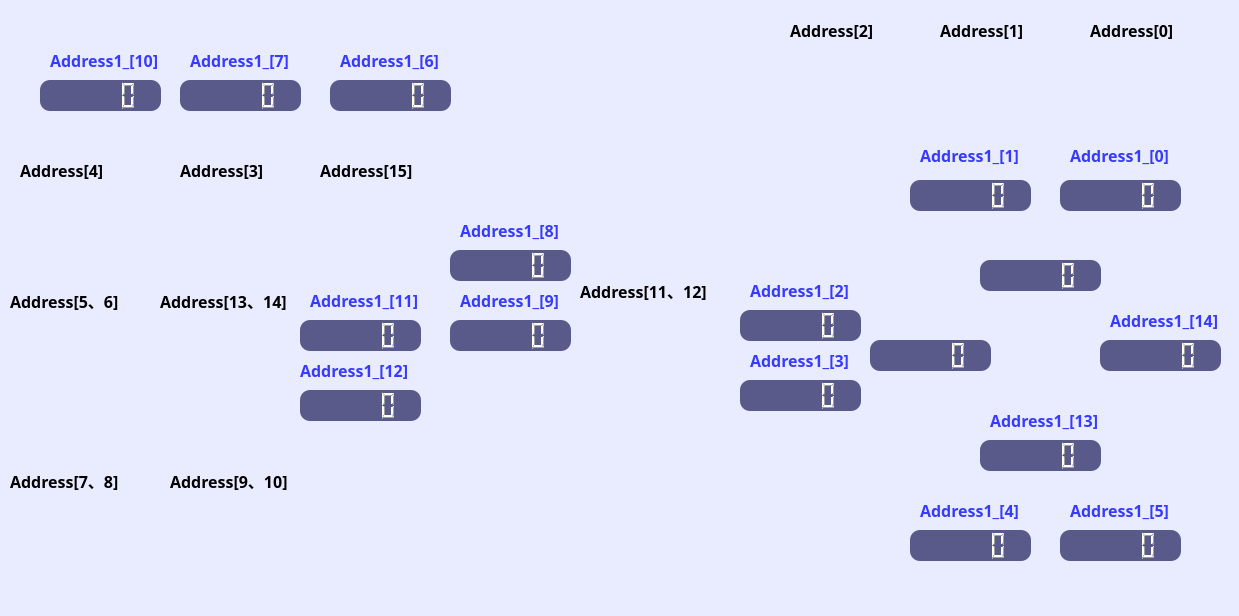
 <widget class="QWidget" name="Form">
  <property name="geometry">
   <rect>
    <x>0</x>
    <y>0</y>
    <width>1239</width>
    <height>616</height>
   </rect>
  </property>
  <property name="mouseTracking">
   <bool>false</bool>
  </property>
  <property name="tabletTracking">
   <bool>false</bool>
  </property>
  <property name="windowTitle">
   <string>DYU_test</string>
  </property>
  <property name="styleSheet">
   <string notr="true">background-color:rgb(233, 236, 255)</string>
  </property>
  <widget class="QLabel" name="add_0">
   <property name="geometry">
    <rect>
     <x>1090</x>
     <y>0</y>
     <width>111</width>
     <height>61</height>
    </rect>
   </property>
   <property name="font">
    <font>
     <family>微軟正黑體</family>
     <pointsize>12</pointsize>
     <weight>75</weight>
     <bold>true</bold>
    </font>
   </property>
   <property name="text">
    <string>Address[0]</string>
   </property>
   <property name="textFormat">
    <enum>Qt::PlainText</enum>
   </property>
  </widget>
  <widget class="QLabel" name="add_1">
   <property name="geometry">
    <rect>
     <x>940</x>
     <y>0</y>
     <width>111</width>
     <height>61</height>
    </rect>
   </property>
   <property name="font">
    <font>
     <family>微軟正黑體</family>
     <pointsize>12</pointsize>
     <weight>75</weight>
     <bold>true</bold>
    </font>
   </property>
   <property name="text">
    <string>Address[1]</string>
   </property>
   <property name="textFormat">
    <enum>Qt::PlainText</enum>
   </property>
  </widget>
  <widget class="QLabel" name="add_2">
   <property name="geometry">
    <rect>
     <x>790</x>
     <y>0</y>
     <width>111</width>
     <height>61</height>
    </rect>
   </property>
   <property name="font">
    <font>
     <family>微軟正黑體</family>
     <pointsize>12</pointsize>
     <weight>75</weight>
     <bold>true</bold>
    </font>
   </property>
   <property name="text">
    <string>Address[2]</string>
   </property>
   <property name="textFormat">
    <enum>Qt::PlainText</enum>
   </property>
  </widget>
  <widget class="QLabel" name="add_3">
   <property name="geometry">
    <rect>
     <x>180</x>
     <y>140</y>
     <width>111</width>
     <height>61</height>
    </rect>
   </property>
   <property name="font">
    <font>
     <family>微軟正黑體</family>
     <pointsize>12</pointsize>
     <weight>75</weight>
     <bold>true</bold>
    </font>
   </property>
   <property name="text">
    <string>Address[3]</string>
   </property>
   <property name="textFormat">
    <enum>Qt::PlainText</enum>
   </property>
  </widget>
  <widget class="QLabel" name="add_4">
   <property name="geometry">
    <rect>
     <x>20</x>
     <y>140</y>
     <width>111</width>
     <height>61</height>
    </rect>
   </property>
   <property name="font">
    <font>
     <family>微軟正黑體</family>
     <pointsize>12</pointsize>
     <weight>75</weight>
     <bold>true</bold>
    </font>
   </property>
   <property name="text">
    <string>Address[4]</string>
   </property>
   <property name="textFormat">
    <enum>Qt::PlainText</enum>
   </property>
  </widget>
  <widget class="QLabel" name="add_5">
   <property name="geometry">
    <rect>
     <x>10</x>
     <y>270</y>
     <width>111</width>
     <height>61</height>
    </rect>
   </property>
   <property name="font">
    <font>
     <family>微軟正黑體</family>
     <pointsize>12</pointsize>
     <weight>75</weight>
     <bold>true</bold>
    </font>
   </property>
   <property name="text">
    <string>Address[5、6]</string>
   </property>
   <property name="textFormat">
    <enum>Qt::PlainText</enum>
   </property>
  </widget>
  <widget class="QLabel" name="add_7">
   <property name="geometry">
    <rect>
     <x>10</x>
     <y>450</y>
     <width>111</width>
     <height>61</height>
    </rect>
   </property>
   <property name="font">
    <font>
     <family>微軟正黑體</family>
     <pointsize>12</pointsize>
     <weight>75</weight>
     <bold>true</bold>
    </font>
   </property>
   <property name="text">
    <string>Address[7、8]</string>
   </property>
   <property name="textFormat">
    <enum>Qt::PlainText</enum>
   </property>
  </widget>
  <widget class="QLabel" name="add_9">
   <property name="geometry">
    <rect>
     <x>170</x>
     <y>450</y>
     <width>121</width>
     <height>61</height>
    </rect>
   </property>
   <property name="font">
    <font>
     <family>微軟正黑體</family>
     <pointsize>12</pointsize>
     <weight>75</weight>
     <bold>true</bold>
    </font>
   </property>
   <property name="text">
    <string>Address[9、10]</string>
   </property>
   <property name="textFormat">
    <enum>Qt::PlainText</enum>
   </property>
  </widget>
  <widget class="QLabel" name="add_11">
   <property name="geometry">
    <rect>
     <x>580</x>
     <y>260</y>
     <width>141</width>
     <height>61</height>
    </rect>
   </property>
   <property name="font">
    <font>
     <family>微軟正黑體</family>
     <pointsize>12</pointsize>
     <weight>75</weight>
     <bold>true</bold>
    </font>
   </property>
   <property name="text">
    <string>Address[11、12]</string>
   </property>
   <property name="textFormat">
    <enum>Qt::PlainText</enum>
   </property>
  </widget>
  <widget class="QLabel" name="add_13">
   <property name="geometry">
    <rect>
     <x>160</x>
     <y>270</y>
     <width>141</width>
     <height>61</height>
    </rect>
   </property>
   <property name="font">
    <font>
     <family>微軟正黑體</family>
     <pointsize>12</pointsize>
     <weight>75</weight>
     <bold>true</bold>
    </font>
   </property>
   <property name="text">
    <string>Address[13、14]</string>
   </property>
   <property name="textFormat">
    <enum>Qt::PlainText</enum>
   </property>
  </widget>
  <widget class="QLabel" name="add_15">
   <property name="geometry">
    <rect>
     <x>320</x>
     <y>140</y>
     <width>141</width>
     <height>61</height>
    </rect>
   </property>
   <property name="font">
    <font>
     <family>微軟正黑體</family>
     <pointsize>12</pointsize>
     <weight>75</weight>
     <bold>true</bold>
    </font>
   </property>
   <property name="text">
    <string>Address[15]</string>
   </property>
   <property name="textFormat">
    <enum>Qt::PlainText</enum>
   </property>
  </widget>
  <widget class="QWidget" name="widget_0" native="true">
   <property name="geometry">
    <rect>
     <x>1080</x>
     <y>60</y>
     <width>121</width>
     <height>71</height>
    </rect>
   </property>
   <property name="toolTip">
    <string>&lt;html&gt;&lt;head/&gt;&lt;body&gt;&lt;p&gt;&lt;br/&gt;&lt;/p&gt;&lt;/body&gt;&lt;/html&gt;</string>
   </property>
   <property name="styleSheet">
    <string notr="true">border-radius: 10px;
image: url(:/unchecked-radio-button-off-96.png);</string>
   </property>
  </widget>
  <widget class="QWidget" name="widget_1" native="true">
   <property name="geometry">
    <rect>
     <x>930</x>
     <y>60</y>
     <width>121</width>
     <height>71</height>
    </rect>
   </property>
   <property name="toolTip">
    <string>&lt;html&gt;&lt;head/&gt;&lt;body&gt;&lt;p&gt;&lt;br/&gt;&lt;/p&gt;&lt;/body&gt;&lt;/html&gt;</string>
   </property>
   <property name="styleSheet">
    <string notr="true">border-radius: 10px;
image: url(:/unchecked-radio-button-off-96.png);</string>
   </property>
  </widget>
  <widget class="QWidget" name="widget_2" native="true">
   <property name="geometry">
    <rect>
     <x>790</x>
     <y>60</y>
     <width>121</width>
     <height>71</height>
    </rect>
   </property>
   <property name="toolTip">
    <string>&lt;html&gt;&lt;head/&gt;&lt;body&gt;&lt;p&gt;&lt;br/&gt;&lt;/p&gt;&lt;/body&gt;&lt;/html&gt;</string>
   </property>
   <property name="styleSheet">
    <string notr="true">border-radius: 10px;
image: url(:/unchecked-radio-button-off-96.png);</string>
   </property>
  </widget>
  <widget class="QWidget" name="widget_3" native="true">
   <property name="geometry">
    <rect>
     <x>160</x>
     <y>200</y>
     <width>121</width>
     <height>71</height>
    </rect>
   </property>
   <property name="toolTip">
    <string>&lt;html&gt;&lt;head/&gt;&lt;body&gt;&lt;p&gt;&lt;br/&gt;&lt;/p&gt;&lt;/body&gt;&lt;/html&gt;</string>
   </property>
   <property name="styleSheet">
    <string notr="true">border-radius: 10px;
image: url(:/unchecked-radio-button-off-96.png);</string>
   </property>
  </widget>
  <widget class="QWidget" name="widget_4" native="true">
   <property name="geometry">
    <rect>
     <x>10</x>
     <y>200</y>
     <width>111</width>
     <height>71</height>
    </rect>
   </property>
   <property name="toolTip">
    <string>&lt;html&gt;&lt;head/&gt;&lt;body&gt;&lt;p&gt;&lt;br/&gt;&lt;/p&gt;&lt;/body&gt;&lt;/html&gt;</string>
   </property>
   <property name="styleSheet">
    <string notr="true">border-radius: 10px;
image: url(:/unchecked-radio-button-off-96.png);</string>
   </property>
  </widget>
  <widget class="QWidget" name="widget_5" native="true">
   <property name="geometry">
    <rect>
     <x>0</x>
     <y>310</y>
     <width>131</width>
     <height>61</height>
    </rect>
   </property>
   <property name="toolTip">
    <string>&lt;html&gt;&lt;head/&gt;&lt;body&gt;&lt;p&gt;&lt;br/&gt;&lt;/p&gt;&lt;/body&gt;&lt;/html&gt;</string>
   </property>
   <property name="styleSheet">
    <string notr="true">border-radius: 10px;
image: url(:/toggle-off-80.png);</string>
   </property>
  </widget>
  <widget class="QWidget" name="widget_6" native="true">
   <property name="geometry">
    <rect>
     <x>0</x>
     <y>370</y>
     <width>131</width>
     <height>61</height>
    </rect>
   </property>
   <property name="toolTip">
    <string>&lt;html&gt;&lt;head/&gt;&lt;body&gt;&lt;p&gt;&lt;br/&gt;&lt;/p&gt;&lt;/body&gt;&lt;/html&gt;</string>
   </property>
   <property name="styleSheet">
    <string notr="true">border-radius: 10px;
image: url(:/toggle-off-80.png);</string>
   </property>
  </widget>
  <widget class="QWidget" name="widget_7" native="true">
   <property name="geometry">
    <rect>
     <x>0</x>
     <y>490</y>
     <width>131</width>
     <height>61</height>
    </rect>
   </property>
   <property name="toolTip">
    <string>&lt;html&gt;&lt;head/&gt;&lt;body&gt;&lt;p&gt;&lt;br/&gt;&lt;/p&gt;&lt;/body&gt;&lt;/html&gt;</string>
   </property>
   <property name="styleSheet">
    <string notr="true">border-radius: 10px;
image: url(:/toggle-off-80.png);</string>
   </property>
  </widget>
  <widget class="QWidget" name="widget_8" native="true">
   <property name="geometry">
    <rect>
     <x>0</x>
     <y>550</y>
     <width>131</width>
     <height>61</height>
    </rect>
   </property>
   <property name="toolTip">
    <string>&lt;html&gt;&lt;head/&gt;&lt;body&gt;&lt;p&gt;&lt;br/&gt;&lt;/p&gt;&lt;/body&gt;&lt;/html&gt;</string>
   </property>
   <property name="styleSheet">
    <string notr="true">border-radius: 10px;
image: url(:/toggle-off-80.png);</string>
   </property>
  </widget>
  <widget class="QWidget" name="widget_9" native="true">
   <property name="geometry">
    <rect>
     <x>150</x>
     <y>490</y>
     <width>131</width>
     <height>61</height>
    </rect>
   </property>
   <property name="toolTip">
    <string>&lt;html&gt;&lt;head/&gt;&lt;body&gt;&lt;p&gt;&lt;br/&gt;&lt;/p&gt;&lt;/body&gt;&lt;/html&gt;</string>
   </property>
   <property name="styleSheet">
    <string notr="true">border-radius: 10px;
image: url(:/toggle-off-80.png);</string>
   </property>
  </widget>
  <widget class="QWidget" name="widget_10" native="true">
   <property name="geometry">
    <rect>
     <x>150</x>
     <y>550</y>
     <width>131</width>
     <height>61</height>
    </rect>
   </property>
   <property name="toolTip">
    <string>&lt;html&gt;&lt;head/&gt;&lt;body&gt;&lt;p&gt;&lt;br/&gt;&lt;/p&gt;&lt;/body&gt;&lt;/html&gt;</string>
   </property>
   <property name="styleSheet">
    <string notr="true">border-radius: 10px;
image: url(:/toggle-off-80.png);</string>
   </property>
  </widget>
  <widget class="QWidget" name="widget_11" native="true">
   <property name="geometry">
    <rect>
     <x>590</x>
     <y>300</y>
     <width>111</width>
     <height>61</height>
    </rect>
   </property>
   <property name="toolTip">
    <string>&lt;html&gt;&lt;head/&gt;&lt;body&gt;&lt;p&gt;&lt;br/&gt;&lt;/p&gt;&lt;/body&gt;&lt;/html&gt;</string>
   </property>
   <property name="styleSheet">
    <string notr="true">border-radius: 10px;
image: url(:/toggle-off-80.png);</string>
   </property>
  </widget>
  <widget class="QWidget" name="widget_12" native="true">
   <property name="geometry">
    <rect>
     <x>590</x>
     <y>360</y>
     <width>111</width>
     <height>61</height>
    </rect>
   </property>
   <property name="toolTip">
    <string>&lt;html&gt;&lt;head/&gt;&lt;body&gt;&lt;p&gt;&lt;br/&gt;&lt;/p&gt;&lt;/body&gt;&lt;/html&gt;</string>
   </property>
   <property name="styleSheet">
    <string notr="true">border-radius: 10px;
image: url(:/toggle-off-80.png);</string>
   </property>
  </widget>
  <widget class="QWidget" name="widget_13" native="true">
   <property name="geometry">
    <rect>
     <x>150</x>
     <y>310</y>
     <width>141</width>
     <height>61</height>
    </rect>
   </property>
   <property name="toolTip">
    <string>&lt;html&gt;&lt;head/&gt;&lt;body&gt;&lt;p&gt;&lt;br/&gt;&lt;/p&gt;&lt;/body&gt;&lt;/html&gt;</string>
   </property>
   <property name="styleSheet">
    <string notr="true">border-radius: 10px;
image: url(:/toggle-off-80.png);</string>
   </property>
  </widget>
  <widget class="QWidget" name="widget_14" native="true">
   <property name="geometry">
    <rect>
     <x>150</x>
     <y>370</y>
     <width>141</width>
     <height>61</height>
    </rect>
   </property>
   <property name="toolTip">
    <string>&lt;html&gt;&lt;head/&gt;&lt;body&gt;&lt;p&gt;&lt;br/&gt;&lt;/p&gt;&lt;/body&gt;&lt;/html&gt;</string>
   </property>
   <property name="styleSheet">
    <string notr="true">border-radius: 10px;
image: url(:/toggle-off-80.png);</string>
   </property>
  </widget>
  <widget class="QWidget" name="widget_15" native="true">
   <property name="geometry">
    <rect>
     <x>310</x>
     <y>190</y>
     <width>101</width>
     <height>61</height>
    </rect>
   </property>
   <property name="toolTip">
    <string>&lt;html&gt;&lt;head/&gt;&lt;body&gt;&lt;p&gt;&lt;br/&gt;&lt;/p&gt;&lt;/body&gt;&lt;/html&gt;</string>
   </property>
   <property name="styleSheet">
    <string notr="true">border-radius: 10px;
image: url(:/toggle-off-80.png);</string>
   </property>
  </widget>
  <widget class="QLCDNumber" name="lcdNumber_0">
   <property name="geometry">
    <rect>
     <x>1060</x>
     <y>180</y>
     <width>121</width>
     <height>31</height>
    </rect>
   </property>
   <property name="styleSheet">
    <string notr="true">background-color:rgb(90, 90, 138);
border: 2px solidrgb(255, 182, 12) ;
border-width: 2px;
border-radius: 10px;
color: rgb(255, 255, 255);</string>
   </property>
  </widget>
  <widget class="QLCDNumber" name="lcdNumber_1">
   <property name="geometry">
    <rect>
     <x>910</x>
     <y>180</y>
     <width>121</width>
     <height>31</height>
    </rect>
   </property>
   <property name="styleSheet">
    <string notr="true">background-color:rgb(90, 90, 138);
border: 2px solidrgb(255, 182, 12) ;
border-width: 2px;
border-radius: 10px;
color: rgb(255, 255, 255);</string>
   </property>
  </widget>
  <widget class="QLCDNumber" name="lcdNumber_2">
   <property name="geometry">
    <rect>
     <x>740</x>
     <y>310</y>
     <width>121</width>
     <height>31</height>
    </rect>
   </property>
   <property name="styleSheet">
    <string notr="true">background-color:rgb(90, 90, 138);
border: 2px solidrgb(255, 182, 12) ;
border-width: 2px;
border-radius: 10px;
color: rgb(255, 255, 255);</string>
   </property>
  </widget>
  <widget class="QLCDNumber" name="lcdNumber_3">
   <property name="geometry">
    <rect>
     <x>740</x>
     <y>380</y>
     <width>121</width>
     <height>31</height>
    </rect>
   </property>
   <property name="styleSheet">
    <string notr="true">background-color:rgb(90, 90, 138);
border: 2px solidrgb(255, 182, 12) ;
border-width: 2px;
border-radius: 10px;
color: rgb(255, 255, 255);</string>
   </property>
  </widget>
  <widget class="QLCDNumber" name="lcdNumber_4">
   <property name="geometry">
    <rect>
     <x>910</x>
     <y>530</y>
     <width>121</width>
     <height>31</height>
    </rect>
   </property>
   <property name="styleSheet">
    <string notr="true">background-color:rgb(90, 90, 138);
border: 2px solidrgb(255, 182, 12) ;
border-width: 2px;
border-radius: 10px;
color: rgb(255, 255, 255);</string>
   </property>
  </widget>
  <widget class="QLCDNumber" name="lcdNumber_5">
   <property name="geometry">
    <rect>
     <x>1060</x>
     <y>530</y>
     <width>121</width>
     <height>31</height>
    </rect>
   </property>
   <property name="styleSheet">
    <string notr="true">background-color:rgb(90, 90, 138);
border: 2px solidrgb(255, 182, 12) ;
border-width: 2px;
border-radius: 10px;
color: rgb(255, 255, 255);</string>
   </property>
  </widget>
  <widget class="QLCDNumber" name="lcdNumber_6">
   <property name="geometry">
    <rect>
     <x>330</x>
     <y>80</y>
     <width>121</width>
     <height>31</height>
    </rect>
   </property>
   <property name="styleSheet">
    <string notr="true">background-color:rgb(90, 90, 138);
border: 2px solidrgb(255, 182, 12) ;
border-width: 2px;
border-radius: 10px;
color: rgb(255, 255, 255);</string>
   </property>
  </widget>
  <widget class="QLCDNumber" name="lcdNumber_7">
   <property name="geometry">
    <rect>
     <x>180</x>
     <y>80</y>
     <width>121</width>
     <height>31</height>
    </rect>
   </property>
   <property name="styleSheet">
    <string notr="true">background-color:rgb(90, 90, 138);
border: 2px solidrgb(255, 182, 12) ;
border-width: 2px;
border-radius: 10px;
color: rgb(255, 255, 255);</string>
   </property>
  </widget>
  <widget class="QLCDNumber" name="lcdNumber_8">
   <property name="geometry">
    <rect>
     <x>450</x>
     <y>250</y>
     <width>121</width>
     <height>31</height>
    </rect>
   </property>
   <property name="styleSheet">
    <string notr="true">background-color:rgb(90, 90, 138);
border: 2px solidrgb(255, 182, 12) ;
border-width: 2px;
border-radius: 10px;
color: rgb(255, 255, 255);</string>
   </property>
  </widget>
  <widget class="QLCDNumber" name="lcdNumber_9">
   <property name="geometry">
    <rect>
     <x>450</x>
     <y>320</y>
     <width>121</width>
     <height>31</height>
    </rect>
   </property>
   <property name="styleSheet">
    <string notr="true">background-color:rgb(90, 90, 138);
border: 2px solidrgb(255, 182, 12) ;
border-width: 2px;
border-radius: 10px;
color: rgb(255, 255, 255);</string>
   </property>
  </widget>
  <widget class="QLCDNumber" name="lcdNumber_10">
   <property name="geometry">
    <rect>
     <x>40</x>
     <y>80</y>
     <width>121</width>
     <height>31</height>
    </rect>
   </property>
   <property name="styleSheet">
    <string notr="true">background-color:rgb(90, 90, 138);
border: 2px solidrgb(255, 182, 12) ;
border-width: 2px;
border-radius: 10px;
color: rgb(255, 255, 255);</string>
   </property>
  </widget>
  <widget class="QLCDNumber" name="lcdNumber_11">
   <property name="geometry">
    <rect>
     <x>300</x>
     <y>320</y>
     <width>121</width>
     <height>31</height>
    </rect>
   </property>
   <property name="styleSheet">
    <string notr="true">background-color:rgb(90, 90, 138);
border: 2px solidrgb(255, 182, 12) ;
border-width: 2px;
border-radius: 10px;
color: rgb(255, 255, 255);</string>
   </property>
  </widget>
  <widget class="QLCDNumber" name="lcdNumber_12">
   <property name="geometry">
    <rect>
     <x>300</x>
     <y>390</y>
     <width>121</width>
     <height>31</height>
    </rect>
   </property>
   <property name="styleSheet">
    <string notr="true">background-color:rgb(90, 90, 138);
border: 2px solidrgb(255, 182, 12) ;
border-width: 2px;
border-radius: 10px;
color: rgb(255, 255, 255);</string>
   </property>
  </widget>
  <widget class="QLCDNumber" name="lcdNumber_13">
   <property name="geometry">
    <rect>
     <x>980</x>
     <y>440</y>
     <width>121</width>
     <height>31</height>
    </rect>
   </property>
   <property name="styleSheet">
    <string notr="true">background-color:rgb(90, 90, 138);
border: 2px solidrgb(255, 182, 12) ;
border-width: 2px;
border-radius: 10px;
color: rgb(255, 255, 255);</string>
   </property>
  </widget>
  <widget class="QLCDNumber" name="lcdNumber_14">
   <property name="geometry">
    <rect>
     <x>1100</x>
     <y>340</y>
     <width>121</width>
     <height>31</height>
    </rect>
   </property>
   <property name="styleSheet">
    <string notr="true">background-color:rgb(90, 90, 138);
border: 2px solidrgb(255, 182, 12) ;
border-width: 2px;
border-radius: 10px;
color: rgb(255, 255, 255);</string>
   </property>
  </widget>
  <widget class="QWidget" name="widget_16" native="true">
   <property name="geometry">
    <rect>
     <x>640</x>
     <y>60</y>
     <width>111</width>
     <height>71</height>
    </rect>
   </property>
   <property name="toolTip">
    <string>&lt;html&gt;&lt;head/&gt;&lt;body&gt;&lt;p&gt;&lt;br/&gt;&lt;/p&gt;&lt;/body&gt;&lt;/html&gt;</string>
   </property>
   <property name="styleSheet">
    <string notr="true">border-radius: 10px;
image: url(:/unchecked-radio-button-off-96.png);</string>
   </property>
  </widget>
  <widget class="QWidget" name="widget_17" native="true">
   <property name="geometry">
    <rect>
     <x>500</x>
     <y>60</y>
     <width>111</width>
     <height>71</height>
    </rect>
   </property>
   <property name="toolTip">
    <string>&lt;html&gt;&lt;head/&gt;&lt;body&gt;&lt;p&gt;&lt;br/&gt;&lt;/p&gt;&lt;/body&gt;&lt;/html&gt;</string>
   </property>
   <property name="styleSheet">
    <string notr="true">border-radius: 10px;
image: url(:/unchecked-radio-button-off-96.png);</string>
   </property>
  </widget>
  <widget class="QWidget" name="widget" native="true">
   <property name="geometry">
    <rect>
     <x>1000</x>
     <y>320</y>
     <width>91</width>
     <height>61</height>
    </rect>
   </property>
   <property name="styleSheet">
    <string notr="true">image: url(:/joystick-500.png);</string>
   </property>
  </widget>
  <widget class="QLabel" name="add1_0">
   <property name="geometry">
    <rect>
     <x>1070</x>
     <y>140</y>
     <width>111</width>
     <height>31</height>
    </rect>
   </property>
   <property name="font">
    <font>
     <family>微軟正黑體</family>
     <pointsize>12</pointsize>
     <weight>75</weight>
     <bold>true</bold>
    </font>
   </property>
   <property name="styleSheet">
    <string notr="true">color: rgb(55, 58, 255);</string>
   </property>
   <property name="text">
    <string>Address1_[0]</string>
   </property>
   <property name="textFormat">
    <enum>Qt::PlainText</enum>
   </property>
  </widget>
  <widget class="QLabel" name="add1_1">
   <property name="geometry">
    <rect>
     <x>920</x>
     <y>140</y>
     <width>111</width>
     <height>31</height>
    </rect>
   </property>
   <property name="font">
    <font>
     <family>微軟正黑體</family>
     <pointsize>12</pointsize>
     <weight>75</weight>
     <bold>true</bold>
    </font>
   </property>
   <property name="styleSheet">
    <string notr="true">color: rgb(55, 58, 255);</string>
   </property>
   <property name="text">
    <string>Address1_[1]</string>
   </property>
   <property name="textFormat">
    <enum>Qt::PlainText</enum>
   </property>
  </widget>
  <widget class="QLabel" name="add1_2">
   <property name="geometry">
    <rect>
     <x>750</x>
     <y>280</y>
     <width>111</width>
     <height>21</height>
    </rect>
   </property>
   <property name="font">
    <font>
     <family>微軟正黑體</family>
     <pointsize>12</pointsize>
     <weight>75</weight>
     <bold>true</bold>
    </font>
   </property>
   <property name="styleSheet">
    <string notr="true">color: rgb(55, 58, 255);</string>
   </property>
   <property name="text">
    <string>Address1_[2]</string>
   </property>
   <property name="textFormat">
    <enum>Qt::PlainText</enum>
   </property>
  </widget>
  <widget class="QLabel" name="add1_3">
   <property name="geometry">
    <rect>
     <x>750</x>
     <y>350</y>
     <width>111</width>
     <height>21</height>
    </rect>
   </property>
   <property name="font">
    <font>
     <family>微軟正黑體</family>
     <pointsize>12</pointsize>
     <weight>75</weight>
     <bold>true</bold>
    </font>
   </property>
   <property name="styleSheet">
    <string notr="true">color: rgb(55, 58, 255);</string>
   </property>
   <property name="text">
    <string>Address1_[3]</string>
   </property>
   <property name="textFormat">
    <enum>Qt::PlainText</enum>
   </property>
  </widget>
  <widget class="QLabel" name="add1_4">
   <property name="geometry">
    <rect>
     <x>920</x>
     <y>500</y>
     <width>111</width>
     <height>21</height>
    </rect>
   </property>
   <property name="font">
    <font>
     <family>微軟正黑體</family>
     <pointsize>12</pointsize>
     <weight>75</weight>
     <bold>true</bold>
    </font>
   </property>
   <property name="styleSheet">
    <string notr="true">color: rgb(55, 58, 255);</string>
   </property>
   <property name="text">
    <string>Address1_[4]</string>
   </property>
   <property name="textFormat">
    <enum>Qt::PlainText</enum>
   </property>
  </widget>
  <widget class="QLabel" name="add1_5">
   <property name="geometry">
    <rect>
     <x>1070</x>
     <y>500</y>
     <width>111</width>
     <height>21</height>
    </rect>
   </property>
   <property name="font">
    <font>
     <family>微軟正黑體</family>
     <pointsize>12</pointsize>
     <weight>75</weight>
     <bold>true</bold>
    </font>
   </property>
   <property name="styleSheet">
    <string notr="true">color: rgb(55, 58, 255);</string>
   </property>
   <property name="text">
    <string>Address1_[5]</string>
   </property>
   <property name="textFormat">
    <enum>Qt::PlainText</enum>
   </property>
  </widget>
  <widget class="QLabel" name="add1_6">
   <property name="geometry">
    <rect>
     <x>340</x>
     <y>50</y>
     <width>111</width>
     <height>21</height>
    </rect>
   </property>
   <property name="font">
    <font>
     <family>微軟正黑體</family>
     <pointsize>12</pointsize>
     <weight>75</weight>
     <bold>true</bold>
    </font>
   </property>
   <property name="styleSheet">
    <string notr="true">color: rgb(55, 58, 255);</string>
   </property>
   <property name="text">
    <string>Address1_[6]</string>
   </property>
   <property name="textFormat">
    <enum>Qt::PlainText</enum>
   </property>
  </widget>
  <widget class="QLabel" name="add1_7">
   <property name="geometry">
    <rect>
     <x>190</x>
     <y>50</y>
     <width>111</width>
     <height>21</height>
    </rect>
   </property>
   <property name="font">
    <font>
     <family>微軟正黑體</family>
     <pointsize>12</pointsize>
     <weight>75</weight>
     <bold>true</bold>
    </font>
   </property>
   <property name="styleSheet">
    <string notr="true">color: rgb(55, 58, 255);</string>
   </property>
   <property name="text">
    <string>Address1_[7]</string>
   </property>
   <property name="textFormat">
    <enum>Qt::PlainText</enum>
   </property>
  </widget>
  <widget class="QLabel" name="add1_8">
   <property name="geometry">
    <rect>
     <x>460</x>
     <y>220</y>
     <width>111</width>
     <height>21</height>
    </rect>
   </property>
   <property name="font">
    <font>
     <family>微軟正黑體</family>
     <pointsize>12</pointsize>
     <weight>75</weight>
     <bold>true</bold>
    </font>
   </property>
   <property name="styleSheet">
    <string notr="true">color: rgb(55, 58, 255);</string>
   </property>
   <property name="text">
    <string>Address1_[8]</string>
   </property>
   <property name="textFormat">
    <enum>Qt::PlainText</enum>
   </property>
  </widget>
  <widget class="QLabel" name="add1_9">
   <property name="geometry">
    <rect>
     <x>460</x>
     <y>290</y>
     <width>111</width>
     <height>21</height>
    </rect>
   </property>
   <property name="font">
    <font>
     <family>微軟正黑體</family>
     <pointsize>12</pointsize>
     <weight>75</weight>
     <bold>true</bold>
    </font>
   </property>
   <property name="styleSheet">
    <string notr="true">color: rgb(55, 58, 255);</string>
   </property>
   <property name="text">
    <string>Address1_[9]</string>
   </property>
   <property name="textFormat">
    <enum>Qt::PlainText</enum>
   </property>
  </widget>
  <widget class="QLabel" name="add1_10">
   <property name="geometry">
    <rect>
     <x>50</x>
     <y>50</y>
     <width>111</width>
     <height>21</height>
    </rect>
   </property>
   <property name="font">
    <font>
     <family>微軟正黑體</family>
     <pointsize>12</pointsize>
     <weight>75</weight>
     <bold>true</bold>
    </font>
   </property>
   <property name="styleSheet">
    <string notr="true">color: rgb(55, 58, 255);</string>
   </property>
   <property name="text">
    <string>Address1_[10]</string>
   </property>
   <property name="textFormat">
    <enum>Qt::PlainText</enum>
   </property>
  </widget>
  <widget class="QLabel" name="add1_11">
   <property name="geometry">
    <rect>
     <x>310</x>
     <y>290</y>
     <width>111</width>
     <height>21</height>
    </rect>
   </property>
   <property name="font">
    <font>
     <family>微軟正黑體</family>
     <pointsize>12</pointsize>
     <weight>75</weight>
     <bold>true</bold>
    </font>
   </property>
   <property name="styleSheet">
    <string notr="true">color: rgb(55, 58, 255);</string>
   </property>
   <property name="text">
    <string>Address1_[11]</string>
   </property>
   <property name="textFormat">
    <enum>Qt::PlainText</enum>
   </property>
  </widget>
  <widget class="QLabel" name="add1_12">
   <property name="geometry">
    <rect>
     <x>300</x>
     <y>360</y>
     <width>111</width>
     <height>21</height>
    </rect>
   </property>
   <property name="font">
    <font>
     <family>微軟正黑體</family>
     <pointsize>12</pointsize>
     <weight>75</weight>
     <bold>true</bold>
    </font>
   </property>
   <property name="styleSheet">
    <string notr="true">color: rgb(55, 58, 255);</string>
   </property>
   <property name="text">
    <string>Address1_[12]</string>
   </property>
   <property name="textFormat">
    <enum>Qt::PlainText</enum>
   </property>
  </widget>
  <widget class="QLabel" name="add1_13">
   <property name="geometry">
    <rect>
     <x>990</x>
     <y>410</y>
     <width>111</width>
     <height>21</height>
    </rect>
   </property>
   <property name="font">
    <font>
     <family>微軟正黑體</family>
     <pointsize>12</pointsize>
     <weight>75</weight>
     <bold>true</bold>
    </font>
   </property>
   <property name="styleSheet">
    <string notr="true">color: rgb(55, 58, 255);</string>
   </property>
   <property name="text">
    <string>Address1_[13]</string>
   </property>
   <property name="textFormat">
    <enum>Qt::PlainText</enum>
   </property>
  </widget>
  <widget class="QLabel" name="add1_14">
   <property name="geometry">
    <rect>
     <x>1110</x>
     <y>310</y>
     <width>111</width>
     <height>21</height>
    </rect>
   </property>
   <property name="font">
    <font>
     <family>微軟正黑體</family>
     <pointsize>12</pointsize>
     <weight>75</weight>
     <bold>true</bold>
    </font>
   </property>
   <property name="styleSheet">
    <string notr="true">color: rgb(55, 58, 255);</string>
   </property>
   <property name="text">
    <string>Address1_[14]</string>
   </property>
   <property name="textFormat">
    <enum>Qt::PlainText</enum>
   </property>
  </widget>
  <widget class="QLCDNumber" name="lcdNumber_15">
   <property name="geometry">
    <rect>
     <x>870</x>
     <y>340</y>
     <width>121</width>
     <height>31</height>
    </rect>
   </property>
   <property name="styleSheet">
    <string notr="true">background-color:rgb(90, 90, 138);
border: 2px solidrgb(255, 182, 12) ;
border-width: 2px;
border-radius: 10px;
color: rgb(255, 255, 255);</string>
   </property>
  </widget>
  <widget class="QLCDNumber" name="lcdNumber_16">
   <property name="geometry">
    <rect>
     <x>980</x>
     <y>260</y>
     <width>121</width>
     <height>31</height>
    </rect>
   </property>
   <property name="styleSheet">
    <string notr="true">background-color:rgb(90, 90, 138);
border: 2px solidrgb(255, 182, 12) ;
border-width: 2px;
border-radius: 10px;
color: rgb(255, 255, 255);</string>
   </property>
  </widget>
 </widget>
